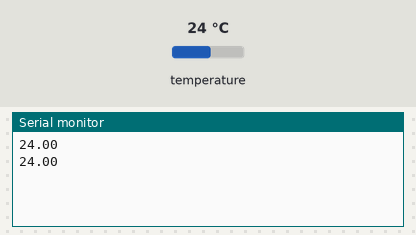
Bench run of a sketch on a simulated Arduino Uno, built with avr-gcc and run on an emulated ATmega328P. On the bench: the last lines printed to the serial monitor. The test bench sets the inputs (shaded band); at power-on: temperature 24 °C.

Above: at 2.3 s.
2.4 s: temperature set to 12 °C
At 2.4 s:
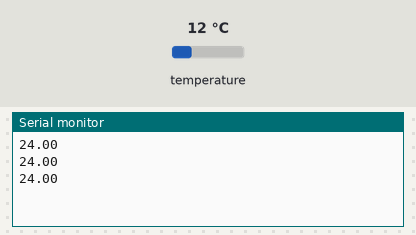
3.9 s: temperature set to 19 °C
At 3.9 s:
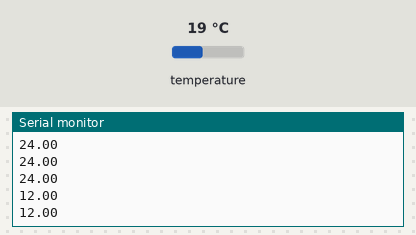
Timing chart, 0 to 6.9 s (numbered marks = the images above; inputs shaded):
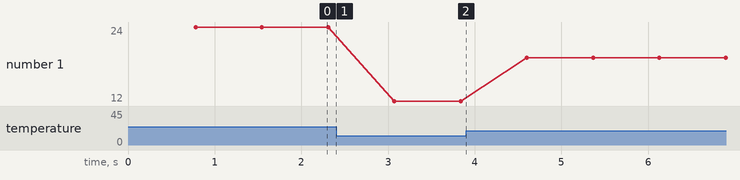

Measured:
- plotted number 1: 24 → 12 after the input at 2.4 s, 12 → 19 after the input at 3.9 s

The sketch:

sketch-05-thermometer-dallas.ino
```cpp
#include <OneWire.h>
#include <DallasTemperature.h>

#define DALLAS_SENSOR_PIN 4

OneWire oneWire (DALLAS_SENSOR_PIN);
DallasTemperature sensors (&oneWire);

void setup() {
  // put your setup code here, to run once:
  Serial.begin (9600);
  sensors.begin ();
}

void loop() {
  // put your main code here, to run repeatedly:
  sensors.requestTemperatures();
  Serial.println (sensors.getTempCByIndex (0));
}
```
